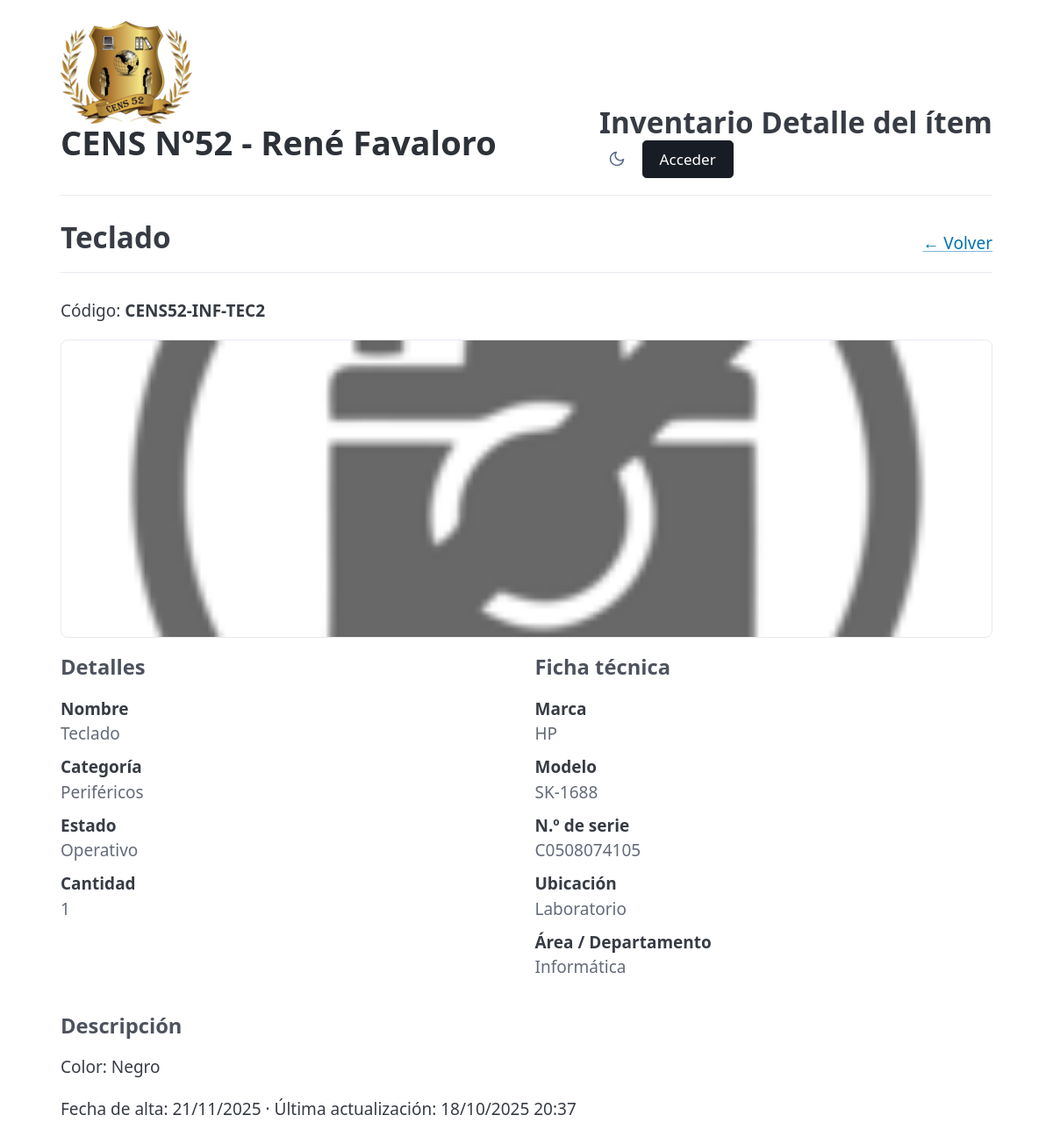
Page /ver.php?id=70 on the committed database.
### tables this page shows
CREATE TABLE IF NOT EXISTS items (
  id                BIGINT UNSIGNED NOT NULL AUTO_INCREMENT,

   
  nombre            VARCHAR(160) NOT NULL,
  codigo            VARCHAR(64)  NOT NULL,
  marca_id          BIGINT UNSIGNED NULL,     
  modelo            VARCHAR(120) NULL,
  nro_serie         VARCHAR(160) NULL,
  cantidad          INT UNSIGNED NOT NULL DEFAULT 1,
  estado            VARCHAR(64)  NOT NULL DEFAULT 'operativo',  
  area_departamento VARCHAR(160) NULL,        
  fecha_alta        DATE         NULL,
  ubicacion         VARCHAR(160) NULL,
  descripcion       TEXT         NULL,
  categoria_id      BIGINT UNSIGNED NULL,     

   
  created_at        TIMESTAMP    NOT NULL DEFAULT CURRENT_TIMESTAMP,
  updated_at        TIMESTAMP    NOT NULL DEFAULT CURRENT_TIMESTAMP ON UPDATE CURRENT_TIMESTAMP,
  deleted_at        TIMESTAMP    NULL DEFAULT NULL,  

  CONSTRAINT pk_items PRIMARY KEY (id),
  CONSTRAINT fk_items_categoria FOREIGN KEY (categoria_id) REFERENCES categorias(id) ON UPDATE CASCADE ON DELETE SET NULL,
  CONSTRAINT fk_items_marca FOREIGN KEY (marca_id) REFERENCES marcas(id) ON UPDATE CASCADE ON DELETE SET NULL
);

CREATE TABLE IF NOT EXISTS categorias (
  id            BIGINT UNSIGNED NOT NULL AUTO_INCREMENT,
  nombre        VARCHAR(120)    NOT NULL,
  slug          VARCHAR(140)    GENERATED ALWAYS AS (LOWER(REPLACE(REPLACE(REPLACE(nombre, ' ', '-'), '_', '-'), '--','-'))) STORED,
  descripcion   VARCHAR(500)    NULL,
  parent_id     BIGINT UNSIGNED NULL,
  created_at    TIMESTAMP       NOT NULL DEFAULT CURRENT_TIMESTAMP,
  updated_at    TIMESTAMP       NOT NULL DEFAULT CURRENT_TIMESTAMP ON UPDATE CURRENT_TIMESTAMP,
  CONSTRAINT pk_categorias PRIMARY KEY (id),
  CONSTRAINT uq_categorias_nombre UNIQUE (nombre),
  CONSTRAINT fk_categorias_parent FOREIGN KEY (parent_id) REFERENCES categorias(id) ON UPDATE CASCADE ON DELETE SET NULL
);

CREATE TABLE IF NOT EXISTS marcas (
  id            BIGINT UNSIGNED NOT NULL AUTO_INCREMENT,
  nombre        VARCHAR(120)    NOT NULL,
  created_at    TIMESTAMP       NOT NULL DEFAULT CURRENT_TIMESTAMP,
  updated_at    TIMESTAMP       NOT NULL DEFAULT CURRENT_TIMESTAMP ON UPDATE CURRENT_TIMESTAMP,
  CONSTRAINT pk_marcas PRIMARY KEY (id),
  CONSTRAINT uq_marcas_nombre UNIQUE (nombre)
);

### public/ver.php (the view, shortened to what this page needs)
<?php
require __DIR__ . '/../app/bootstrap.php';
function h(?string $v): string
{
  return htmlspecialchars((string) $v, ENT_QUOTES, 'UTF-8');
}
$id = isset($_GET['id']) ? (int) $_GET['id'] : 0;
$stmt = $pdo->prepare("
SELECT i.*, c.nombre AS categoria, m.nombre AS marca
FROM items i
LEFT JOIN categorias c ON c.id = i.categoria_id
LEFT JOIN marcas m ON m.id = i.marca_id
WHERE i.id = :id AND i.deleted_at IS NULL
");
$stmt->execute([':id' => $id]);
$item = $stmt->fetch();
$imgs = $pdo->prepare("SELECT id, ruta, posicion FROM imagenes WHERE item_id = :id ORDER BY posicion ASC, id ASC");
$imgs->execute([':id' => $id]);
$imagenes = $imgs->fetchAll();
$fechaAlta = $item['fecha_alta'] ? date('d/m/Y', strtotime($item['fecha_alta'])) : '—';
$updatedAt = null;
if (!empty($item['updated_at'])) {
  try {
    $dt = new DateTime($item['updated_at'], new DateTimeZone('UTC'));
    $dt->setTimezone(new DateTimeZone('America/Argentina/Buenos_Aires'));
    $updatedAt = $dt->format('d/m/Y H:i');
  } catch (Exception $e) {
    $updatedAt = $item['updated_at'];
  }
}
?>
<!doctype html>
<html lang="es">
<head>
  <link rel="stylesheet" href="https://cdn.jsdelivr.net/npm/@picocss/pico@2/css/pico.min.css">
  <link rel="stylesheet" href="/assets/ui.css">
</head>
<body>
  <main class="app-container">
    <?php require __DIR__ . '/../app/header.php'; ?>
    <header class="page-header">
      <h2><?= h($item['nombre']) ?></h2>
      <div class="header-actions">
        <a href="index.php">← Volver</a>
      </div>
    </header>
    <p class="muted">Código: <strong><?= h($item['codigo']) ?></strong></p>
    <?php if ($imagenes): ?>
      <section style="margin:.75rem 0 1rem">
        <img class="hero-img" src="/uploads/<?= h($imagenes[0]['ruta']) ?>" alt="Imagen principal">
        <?php if (count($imagenes) > 1): ?>
          <div class="gallery" style="margin-top:.75rem">
            <?php foreach (array_slice($imagenes, 1) as $im): ?>
              <img class="thumb-sm" src="/uploads/<?= h($im['ruta']) ?>" alt="Imagen">
            <?php endforeach; ?>
          </div>
        <?php endif; ?>
      </section>
    <?php else: ?>
      <section style="margin:.75rem 0 1rem">
        <img class="hero-img" src="/assets/no_image.png" alt="Sin imagen">
      </section>
    <?php endif; ?>
    <section class="grid">
      <div>
        <h4>Detalles</h4>
        <dl class="kv">
          <dt>Nombre</dt>
          <dd><?= h($item['nombre']) ?></dd>
          <dt>Categoría</dt>
          <dd><?= h($item['categoria'] ?? '—') ?></dd>
          <dt>Estado</dt>
          <dd style="text-transform:capitalize;"><?= h($item['estado']) ?></dd>
          <dt>Cantidad</dt>
          <dd><?= (int) $item['cantidad'] ?></dd>
        </dl>
      </div>
      <div>
        <h4>Ficha técnica</h4>
        <dl class="kv">
          <dt>Marca</dt>
          <dd><?= h($item['marca'] ?? '—') ?></dd>
          <dt>Modelo</dt>
          <dd><?= h($item['modelo'] ?? '—') ?></dd>
          <dt>N.º de serie</dt>
          <dd><?= h($item['nro_serie'] ?? '—') ?></dd>
          <dt>Ubicación</dt>
          <dd><?= h($item['ubicacion'] ?? '—') ?></dd>
          <dt>Área / Departamento</dt>
          <dd><?= h($item['area_departamento'] ?? '—') ?></dd>
        </dl>
      </div>
    </section>
    <section>
      <h4>Descripción</h4>
      <p><?= nl2br(h($item['descripcion'] ?? '—')) ?></p>
      <p class="muted">
        Fecha de alta: <?= h($fechaAlta) ?>
        <?= $updatedAt ? ' · Última actualización: ' . h($updatedAt) : '' ?>
      </p>
    </section>
  </main>
</body>
</html>

### public/assets/ui.css (style rules this page uses)
.app-container { max-width: 1100px; margin-inline: auto; padding-inline: clamp(0.5rem, 2vw, 1rem); padding-block: clamp(0.75rem, 2vw, 2rem); overflow-x: hidden; }
.page-header { display: flex; align-items: flex-end; justify-content: space-between; gap: 1rem; margin-bottom: 1.5rem; flex-wrap: wrap; border-bottom: 1px solid var(--pico-muted-border-color); padding-bottom: 1rem; }
.page-header h2 { margin: 0; font-size: 1.75rem; line-height: 1.2; }
.page-header .header-actions { display: flex; gap: 0.5rem; }

### public/ver.php (style rules this page uses)
.hero-img { width: 100%; max-height: 340px; object-fit: cover; object-position: center; border-radius: 8px; border: 1px solid var(--pico-muted-border-color); }
dl.kv>dt { font-weight: 600; margin-top: 0.5rem; }
dl.kv>dd { margin: 0 0 .5rem 0; color: var(--pico-muted-color); }

### rows in the picture
items: nombre "Teclado", codigo "CENS52-INF-TEC2", categoria.nombre "Periféricos", estado "Operativo", cantidad "1", marca.nombre "HP", modelo "SK-1688", nro_serie "C0508074105", ubicacion "Laboratorio", area_departamento "Informática", descripcion "Color: Negro", fecha_alta "21/11/2025", updated_at "18/10/2025 20:37"

### other values in the picture
$header_title "Detalle del ítem"
